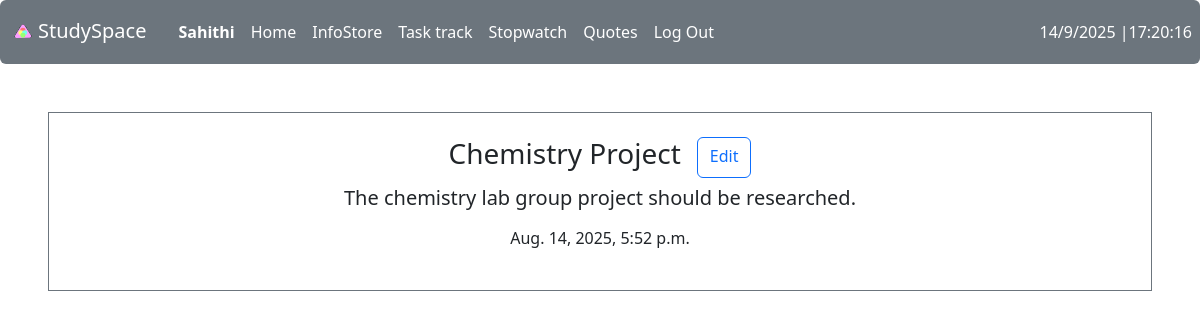
Page /display/4 (signed in) on the committed database.
### studyspace/models.py (models this page shows)
class User(AbstractUser):
    pass

class Info(models.Model):
    user = models.ForeignKey(User, on_delete=models.CASCADE)
    title = models.CharField(max_length=100)
    txt = models.CharField(max_length=255)
    created_at = models.DateTimeField(auto_now_add=True)

### studyspace/views.py (the view)
# urls.py: path('display/<int:item_id>', views.display, name='display'),
def display(request, item_id):
    I = Info.objects.get(id=item_id)
    return render(request,'studyspace/display.html', {
        'I':I
    })

### studyspace/templates/studyspace/display.html
{% extends "studyspace/layout.html" %}
{% block body %}
    <div class="contanier-fluid p-5 text-center">
        <div class="border border-secondary p-3">
            <div class="d-flex justify-content-center">
                <h3 class="p-2">{{ I.title }}</h3>
                <a href="{% url 'edit' I.id %}" class="btn btn-outline-primary m-2">Edit</a>
            </div>
            <p class="h4 lead">{{ I.txt }}</p>
            <p class="color-secondary p-2">{{ I.created_at }}</p>
        </div>
    </div>
{% endblock %}

### studyspace/templates/studyspace/layout.html (shortened to what this page needs)
{% load static %}
<!DOCTYPE html>
<html lang="en">
    <head>
        <link href="https://cdn.jsdelivr.net/npm/bootstrap@5.3.3/dist/css/bootstrap.min.css" rel="stylesheet">
        <link href="{% static 'style.css' %}" rel="stylesheet">
    </head>
    <body>
        <nav class="navbar navbar-expand-lg navbar-light bg-secondary rounded">
            {% if user.is_authenticated %}
                <a class="navbar-brand p-2 text-white" href="{% url 'index' %}"><img src="{% static 'Frame 1 (1).svg' %}" width="30" height="30" alt="">StudySpace</a>
            {% else %}
                <a class="navbar-brand p-2 text-white" href="{% url 'index' %}">StudySpace</a>
            {% endif %}
            <div>
                {% if user.is_authenticated %}
              <ul class="navbar-nav mr-auto">
                    <li class="nav-item">
                        <a class="nav-link text-white" href="#"><strong>{{ user.username }}</strong></a>
                    </li>
                    <li class="nav-item">
                        <a class="nav-link text-white" href="{% url 'index' %}">Home</a>
                    </li>
                    <li class="nav-item">
                        <a class="nav-link text-white" href="{% url 'list' %}">InfoStore</a>
                    </li>
                    <li class="nav-item">
                        <a class="nav-link text-white" href="{% url 'task' %}">Task track</a>
                    </li>
                    <li class="nav-item">
                        <a class="nav-link text-white" href="{% url 'watch' %}">Stopwatch</a>
                    </li>
                    <li class="nav-item">
                        <a class="nav-link text-white" href="{% url 'quotes' %}">Quotes</a>
                    </li>
                    <li class="nav-item">
                        <a class="nav-link text-white" href="{% url 'logout' %}">Log Out</a>
                    </li>
                     <li class="nav-item">
                        <a id="date" class="nav-link text-white position-absolute end-0 p-2"></a>
                </li>
                {% endif %}
              </ul>
            </div>
          </nav>
            <div class="body">
                {% block body %}
                {% endblock %}
            </div>
    </body>
</html>

### rows in the picture
User: username "Sahithi"
Info: title "Chemistry Project", txt "The chemistry lab group project should be researched.", created_at "Aug. 14, 2025, 5:52 p.m."
